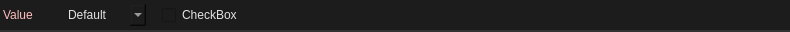
<?xml version="1.0" encoding="UTF-8"?>
<ui version="4.0">
 <class>Widget</class>
 <widget class="QWidget" name="Widget">
  <property name="geometry">
   <rect>
    <x>0</x>
    <y>0</y>
    <width>790</width>
    <height>32</height>
   </rect>
  </property>
  <property name="minimumSize">
   <size>
    <width>0</width>
    <height>0</height>
   </size>
  </property>
  <property name="maximumSize">
   <size>
    <width>16777215</width>
    <height>32</height>
   </size>
  </property>
  <property name="windowTitle">
   <string>Form</string>
  </property>
  <property name="styleSheet">
   <string notr="true">.QWidget {
    font: 580 10pt &quot;Segoe UI&quot;;
    border: 2px solid black;
    border-radius: 0px;
    border-left: 0px;
    border-right: 0px;
	border-top: 0px;
    border-color: rgba(50, 50, 50, 255);
    padding: 8px;
    padding-left: 6px;
    padding-right: 6px;
    color: #E3E3E3;
    background-color: #1C1C1C;
}

.QWidget::hover {
}
.QWidget::selected {
    background-color: #414956;
}</string>
  </property>
  <layout class="QVBoxLayout" name="verticalLayout">
   <property name="spacing">
    <number>0</number>
   </property>
   <property name="leftMargin">
    <number>0</number>
   </property>
   <property name="topMargin">
    <number>0</number>
   </property>
   <property name="rightMargin">
    <number>0</number>
   </property>
   <property name="bottomMargin">
    <number>0</number>
   </property>
   <item>
    <widget class="QFrame" name="frame">
     <property name="minimumSize">
      <size>
       <width>0</width>
       <height>32</height>
      </size>
     </property>
     <property name="maximumSize">
      <size>
       <width>16777215</width>
       <height>32</height>
      </size>
     </property>
     <property name="styleSheet">
      <string notr="true">.QFrame {
    font: 580 10pt &quot;Segoe UI&quot;;
    border: 2px solid black;
    border-radius: 0px;
    border-left: 0px;
    border-right: 0px;
	border-top: 0px;
    border-color: rgba(50, 50, 50, 255);
    color: #E3E3E3;
    background-color: #1C1C1C;
}

.QFrame::hover {
}
.QFrame::selected {
    background-color: #414956;
}</string>
     </property>
     <property name="frameShape">
      <enum>QFrame::StyledPanel</enum>
     </property>
     <property name="frameShadow">
      <enum>QFrame::Raised</enum>
     </property>
     <property name="lineWidth">
      <number>0</number>
     </property>
     <layout class="QHBoxLayout" name="horizontalLayout_2">
      <property name="spacing">
       <number>16</number>
      </property>
      <property name="leftMargin">
       <number>0</number>
      </property>
      <property name="topMargin">
       <number>0</number>
      </property>
      <property name="rightMargin">
       <number>0</number>
      </property>
      <property name="bottomMargin">
       <number>0</number>
      </property>
      <item>
       <layout class="QHBoxLayout" name="layout">
        <property name="sizeConstraint">
         <enum>QLayout::SetFixedSize</enum>
        </property>
        <item>
         <widget class="QLabel" name="property_class">
          <property name="sizePolicy">
           <sizepolicy hsizetype="Fixed" vsizetype="Preferred">
            <horstretch>0</horstretch>
            <verstretch>0</verstretch>
           </sizepolicy>
          </property>
          <property name="styleSheet">
           <string notr="true">border:0px;
background-color: rgba(255, 255, 255, 0);
font: 8pt &quot;Segoe UI&quot;;
padding-right: 16px;

color: rgb(255, 189, 190);</string>
          </property>
          <property name="text">
           <string>Value</string>
          </property>
         </widget>
        </item>
        <item>
         <widget class="QComboBox" name="logic_switch">
          <property name="sizePolicy">
           <sizepolicy hsizetype="Fixed" vsizetype="Fixed">
            <horstretch>0</horstretch>
            <verstretch>0</verstretch>
           </sizepolicy>
          </property>
          <property name="styleSheet">
           <string notr="true">QComboBox {
    font: 580 8pt &quot;Segoe UI&quot;;
    border: 2px solid black;
    border-radius: 0px;
    border-color: rgba(80, 80, 80, 255);
    height: 18px;
    padding-top: 2px;
    padding-bottom: 2px;
	border-top:none;
border-bottom:none;
border:none;
    color: #E3E3E3;
    background-color: #1C1C1C;
}

QComboBox:hover {
    background-color: #414956;
    color: white;
}

QComboBox:pressed {
}

QComboBox:item {
    font: 580  8pt &quot;Segoe UI&quot;;
    color: #E3E3E3;
    padding-left: 5px;
    background-color: #1C1C1C;
    border-style: none;
}

QComboBox::drop-down {
    color: #E3E3E3;
    padding: 2px;
    background: url(://icons/arrow_drop_down_16dp.svg) no-repeat center;
    border-bottom: 0px solid black;
    border-top: 0px solid black;
    border-right: 0px;
    border-left: 2px solid;
    margin-left: 5px;
    padding: 5px;
    width: 7px;
    border-color: rgba(80, 80, 80, 255);
    background-color: #1C1C1C;
border:none;
}

QComboBox::drop-down:hover {
    background-color: #414956;
    color: white;
}


QComboBox QAbstractItemView {
    border: 2px solid gray;
    border-color: rgba(80, 80, 80, 255);
    selection-background-color: #414956;
    background-color: #1C1C1C;
}


QComboBox QAbstractItemView::item {
    height: 16px; /* Set the height of each item */
    padding: 4px; /* Add padding to each item */
    padding-left: 5px;
    padding-right: 5px;
    color: #ff8a8a8a;
    border-style: none;
    border-bottom: 0.5px solid black;
    border-color: rgba(255, 255, 255, 10);
}


QComboBox QAbstractItemView::item:selected {
    height: 16px; /* Set the height of each item */
    padding: 4px; /* Add padding to each item */
    padding-left: 5px;
    padding-right: 5px;
    background-color: #414956;
    color: white;
    border: none; /* Remove border */
    outline: none; /* Remove outline */
}
</string>
          </property>
          <property name="currentIndex">
           <number>0</number>
          </property>
          <item>
           <property name="text">
            <string>Default</string>
           </property>
          </item>
          <item>
           <property name="text">
            <string>Bool</string>
           </property>
          </item>
          <item>
           <property name="text">
            <string>Variable</string>
           </property>
          </item>
          <item>
           <property name="text">
            <string>Expression</string>
           </property>
          </item>
         </widget>
        </item>
        <item>
         <widget class="QCheckBox" name="value">
          <property name="styleSheet">
           <string notr="true">QCheckBox {
    font: 600 8pt &quot;Segoe UI&quot;;
    border: 0px solid black;
    border-radius: 0px;
    border-color: rgba(80, 80, 80, 255);
    height:14px;
    color: #E3E3E3;
    background-color: #1C1C1C;
    padding-top: 2px;
    padding-bottom:2px;
}

QCheckBox::indicator:unchecked {
    image: url(://icons/check_box_outline_blank_16dp_9D9D9D_FILL0_wght400_GRAD0_opsz20.svg);
}

QCheckBox::indicator:checked {
    image: url(://icons/select_check_box_16dp_9D9D9D_FILL0_wght400_GRAD0_opsz20.svg);
}

/* ========================================================== */


QCheckBox:hover {
    background-color: #414956;
    color: white;
}</string>
          </property>
          <property name="text">
           <string>CheckBox</string>
          </property>
         </widget>
        </item>
        <item>
         <spacer name="horizontalSpacer">
          <property name="orientation">
           <enum>Qt::Horizontal</enum>
          </property>
          <property name="sizeHint" stdset="0">
           <size>
            <width>40</width>
            <height>20</height>
           </size>
          </property>
         </spacer>
        </item>
       </layout>
      </item>
     </layout>
    </widget>
   </item>
  </layout>
 </widget>
 <resources/>
 <connections/>
</ui>
